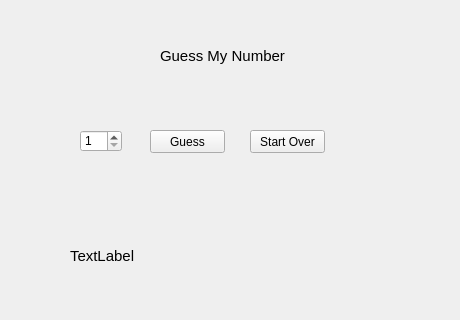
<?xml version="1.0" encoding="UTF-8"?>
<ui version="4.0">
 <class>Widget</class>
 <widget class="QWidget" name="Widget">
  <property name="geometry">
   <rect>
    <x>0</x>
    <y>0</y>
    <width>460</width>
    <height>320</height>
   </rect>
  </property>
  <property name="windowTitle">
   <string>Widget</string>
  </property>
  <widget class="QLabel" name="label">
   <property name="geometry">
    <rect>
     <x>160</x>
     <y>40</y>
     <width>131</width>
     <height>31</height>
    </rect>
   </property>
   <property name="font">
    <font>
     <pointsize>11</pointsize>
    </font>
   </property>
   <property name="text">
    <string>Guess My Number</string>
   </property>
  </widget>
  <widget class="QSpinBox" name="spinBox">
   <property name="geometry">
    <rect>
     <x>80</x>
     <y>130</y>
     <width>42</width>
     <height>22</height>
    </rect>
   </property>
   <property name="minimum">
    <number>1</number>
   </property>
   <property name="maximum">
    <number>10</number>
   </property>
  </widget>
  <widget class="QPushButton" name="guessButton">
   <property name="geometry">
    <rect>
     <x>150</x>
     <y>130</y>
     <width>75</width>
     <height>23</height>
    </rect>
   </property>
   <property name="text">
    <string>Guess</string>
   </property>
  </widget>
  <widget class="QPushButton" name="startOverButton">
   <property name="geometry">
    <rect>
     <x>250</x>
     <y>130</y>
     <width>75</width>
     <height>23</height>
    </rect>
   </property>
   <property name="text">
    <string>Start Over</string>
   </property>
  </widget>
  <widget class="QLabel" name="messageLabel">
   <property name="geometry">
    <rect>
     <x>70</x>
     <y>240</y>
     <width>281</width>
     <height>31</height>
    </rect>
   </property>
   <property name="font">
    <font>
     <pointsize>11</pointsize>
    </font>
   </property>
   <property name="text">
    <string>TextLabel</string>
   </property>
  </widget>
 </widget>
 <resources/>
 <connections/>
</ui>
